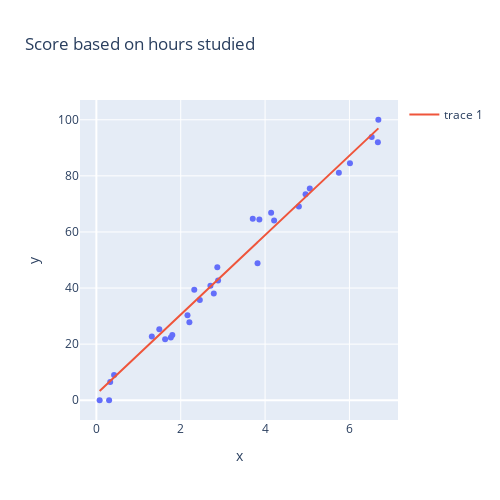

Here is the notebook cell this chart was saved with:
### Code cell
np.random.seed(67)

w = np.random.randn()
b = np.random.randn()

lr = 0.01

for i in range(100):
    y_pred = x * w + b

    error = y - y_pred

    dMSE_dw = -2 / y.size * (x.T @ error)
    dMSE_db = -2 / y.size * np.sum(error)

    w -= lr * dMSE_dw
    b -= lr * dMSE_db

    if (i + 1) % 10 == 0:
        print(f"Epoch {i + 1}: mse error = {1 / y.size * np.sum(error ** 2)}")

y_pred = x * w + b

fig = px.scatter(x=x, y=y, width=500, height=500, title="Score based on hours studied")
fig.add_scatter(x=x, y=y_pred)
fig

### Figure 1 — Plotly figure (JSON) as saved in the notebook; plotly's stock layout.template omitted (floating-point values rounded to 4 significant figures)
{"data": [{"hovertemplate": "x=%{x}<br>y=%{y}<extra></extra>", "legendgroup": "", "marker": {"color": "#636efa", "symbol": "circle"}, "mode": "markers", "name": "", "orientation": "v", "showlegend": false, "type": "scatter", "x": [3.821, 6.012, 4.801, 2.321, 0.42, 2.704, 1.492, 6.528, 5.06, 0.3283, 5.749, 4.143, 1.765, 2.206, 1.315, 2.452, 1.801, 0.0778, 2.867, 2.886, 0.3023, 6.685, 2.784, 3.708, 1.63, 2.16, 3.864, 4.959, 6.674, 4.213], "xaxis": "x", "y": [48.82, 84.45, 69.1, 39.35, 8.972, 40.82, 25.29, 93.87, 75.47, 6.482, 81.08, 66.87, 22.34, 27.77, 22.75, 35.75, 23.23, 0.0, 47.38, 42.72, 0.0, 100.0, 38.09, 64.74, 21.73, 30.26, 64.45, 73.45, 91.98, 64.06], "yaxis": "y"}, {"type": "scatter", "x": [3.821, 6.012, 4.801, 2.321, 0.42, 2.704, 1.492, 6.528, 5.06, 0.3283, 5.749, 4.143, 1.765, 2.206, 1.315, 2.452, 1.801, 0.0778, 2.867, 2.886, 0.3023, 6.685, 2.784, 3.708, 1.63, 2.16, 3.864, 4.959, 6.674, 4.213], "y": [56.33, 87.39, 70.23, 35.08, 8.134, 40.5, 23.33, 94.69, 73.89, 6.834, 83.66, 60.9, 27.19, 33.44, 20.82, 36.94, 27.7, 3.285, 42.82, 43.08, 6.467, 96.93, 41.63, 54.73, 25.28, 32.8, 56.94, 72.47, 96.77, 61.9]}], "layout": {"height": 500, "legend": {"tracegroupgap": 0}, "title": {"text": "Score based on hours studied"}, "width": 500, "xaxis": {"anchor": "y", "domain": [0, 1], "title": {"text": "x"}}, "yaxis": {"anchor": "x", "domain": [0, 1], "title": {"text": "y"}}}}
